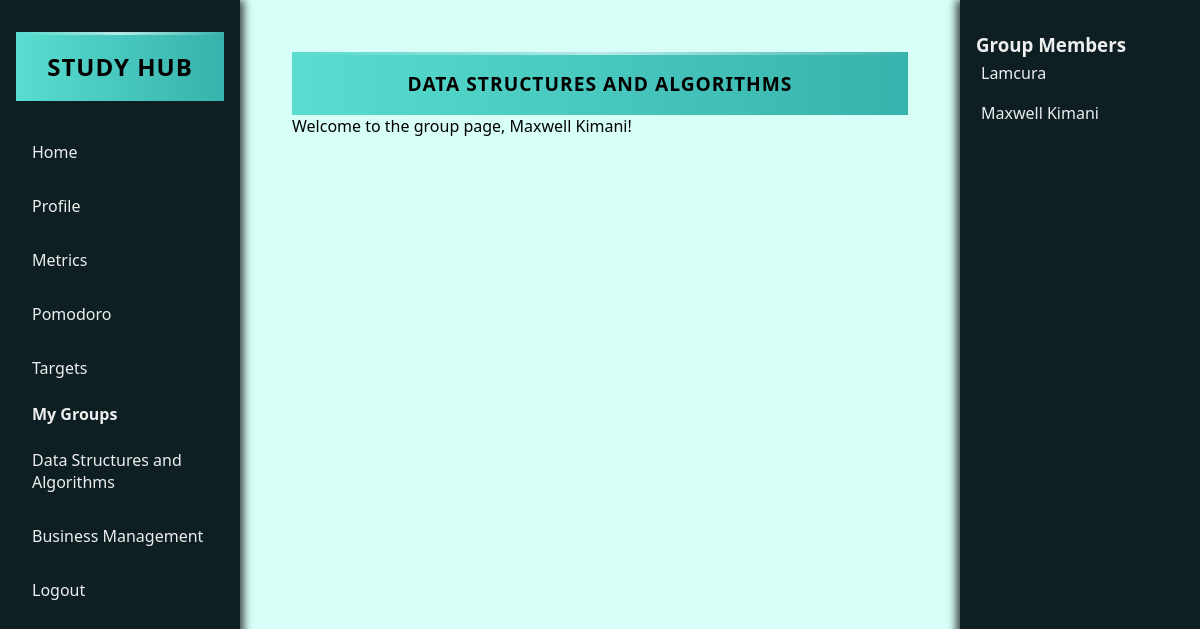
/php/groups/group.php?id=1 (signed in), run on the app's committed database.
### tables this page shows
CREATE TABLE `studygroups` (
  `groupID` int(11) NOT NULL,
  `name` varchar(100) NOT NULL,
  `category` varchar(100) DEFAULT NULL,
  `description` text DEFAULT NULL,
  `ImageURL` varchar(255) DEFAULT NULL,
  `createdAt` timestamp NOT NULL DEFAULT current_timestamp()
);

CREATE TABLE `users` (
  `UserID` int(11) NOT NULL,
  `StudentID` varchar(20) NOT NULL,
  `Name` varchar(100) NOT NULL,
  `Course` varchar(100) NOT NULL,
  `Email` varchar(100) NOT NULL,
  `PasswordHash` varchar(255) NOT NULL,
  `CreatedAt` timestamp NOT NULL DEFAULT current_timestamp()
);

### php/profiler.php (called while the page is built, shortened)
<?php
require 'connect.php';
$studentID = $_SESSION['studentID'];
$stmt = $conn->prepare("SELECT * FROM users WHERE StudentID = ?");
$stmt->bind_param("i", $studentID);
$stmt->execute();
$result = $stmt->get_result();
$user = $result->fetch_assoc();
?>

### php/groups/group.php (the view, shortened to what this page needs)
<?php
require '../connect.php';
require '../profiler.php';
$userId = $_SESSION['studentID'];
$groupId = intval($_GET['id']);
$group = $conn->prepare("SELECT Name FROM studygroups WHERE GroupID = ?");
$group->bind_param("i", $groupId);
$group->execute();
$nameResult = $group->get_result()->fetch_assoc();
$groupName = $nameResult['Name'];
$members = $conn->prepare("
  SELECT u.Name
  FROM users u
  JOIN groupmemberships gm ON u.StudentID = gm.UserID
  WHERE gm.GroupID = ?
");
$members->bind_param("i", $groupId);
$members->execute();
$memberResult = $members->get_result();
$groupQuery = $conn->prepare("
  SELECT sg.GroupID, sg.Name
  FROM studygroups sg
  JOIN groupmemberships gm ON sg.GroupID = gm.GroupID
  WHERE gm.UserID = ?
");
$groupQuery->bind_param("i", $userId);
$groupQuery->execute();
$groupsResult = $groupQuery->get_result();
$groups = $groupsResult->fetch_all(MYSQLI_ASSOC);
?>
<!DOCTYPE html>
<html>
<head>
  <link rel="stylesheet" href="/Study-Hub/css/App.css">
  <link rel="stylesheet" href="/Study-Hub/css/groups.css">
</head>
<body>
  <div class="container">
    <div class="sidebar">
      <h2>Study Hub</h2>
      <ul>
        <li><a href="/Study-Hub/User/home.php">Home</a></li>
        <li><a href="/Study-Hub/User/profile.php">Profile</a></li>
        <li><a href="/Study-Hub/Metrics/metrics.html">Metrics</a></li>
        <li><a href="/Study-Hub/User/pomodoro.html">Pomodoro</a></li>
        <li><a href="/Study-Hub/Metrics/targets.php">Targets</a></li>
        <li><strong style="margin-left: 1rem;">My Groups</strong></li>
        <?php foreach ($groups as $g): ?>
          <li>
            <a href="/Study-Hub/php/groups/group.php?id=<?= $g['GroupID'] ?>">
              <?= htmlspecialchars($g['Name']) ?>
            </a>
          </li>
        <?php endforeach; ?>
        <li><a href="/Study-Hub/php/logout.php">Logout</a></li>
      </ul>
    </div>
    <div class="main-content">
      <h2><?= htmlspecialchars($groupName) ?></h2>
      <p>Welcome to the group page, <?= htmlspecialchars($user['Name']) ?>!</p>
    </div>
    <div class="rightbar">
      <h3>Group Members</h3>
      <ul>
        <?php while ($row = $memberResult->fetch_assoc()): ?>
          <li><?= htmlspecialchars($row['Name']) ?></li>
        <?php endwhile; ?>
      </ul>
    </div>
  </div>
</body>
</html>

### css/App.css (style rules this page uses)
:root { --background-light: #e6f7ff; --background-card: #1a2e35; --color-text: #f0f8ff; --color-text-muted: #a8c0d0; --color-primary: #8ab4c9; --color-primary-light: #5a8da8; --color-accent: #4fd1c5; --color-accent-dark: #38b2ac; --color-button-bg: #0d1f23; --color-error: #ff6b6b; --color-success: #48bb78; --chat-bubble-tail: 8px; --transition-speed: 0.25s; }
body { font-family: 'Segoe UI', Tahoma, Geneva, Verdana, sans-serif; }
h2 { text-align: center; background: linear-gradient(90deg, var(--color-accent), var(--color-accent-dark)); color: #000; padding: 18px; margin: 0; font-weight: 700; letter-spacing: 1px; text-transform: uppercase; font-size: 1.2rem; position: relative; overflow: hidden; }
h2::after { content: ""; position: absolute; top: 0; left: 0; right: 0; height: 3px; background: linear-gradient(90deg, transparent, rgba(255,255,255,0.6), transparent); }

### css/groups.css (style rules this page uses)
:root { --background-light: #d7fff8; --background-card: #2d4a53; --background-card-hover-shadow: #5a636a/0.6; --background-card-shadow: #afb3b7/0.3; --color-text: #eee; --color-text-muted: #020202; --color-primary: #cfd4da; --color-primary-light: #69818d; --color-accent: #58ddd0; --color-button-bg: #0d1f23; --color-button-bg-disabled: #ff5555; --color-error: #ff7070; --color-login-bg: #222139; --color-close-btn: #fb0202; --color-close-btn-hover: #fff; }
* { margin: 0; padding: 0; box-sizing: border-box; }
body { font-family: 'Segoe UI', Tahoma, Geneva, Verdana, sans-serif; margin: auto; padding: 20px; background-color: var(--background-light); }
.sidebar { width: 240px; background: var(--color-button-bg); color: var(--color-text); height: 100vh; position: fixed; top: 0; left: 0; padding: 2rem 1rem; box-shadow: 4px 0 8px rgba(0, 0, 0, 0.7); z-index: 1000; }
.sidebar h2 { font-size: 1.5rem; margin-bottom: 2rem; text-align: center; }
.sidebar ul { list-style: none; padding: 0; }
.sidebar ul li { margin-bottom: 1rem; }
.sidebar ul li a { color: var(--color-text); text-decoration: none; display: block; padding: 0.5rem 1rem; border-radius: 5px; transition: background 0.2s ease; }
.container { display: flex; justify-content: space-between; min-height: 100vh; }
.rightbar { width: 240px; background: var(--color-button-bg); color: var(--color-text); padding: 2rem 1rem; box-shadow: -4px 0 8px rgba(0, 0, 0, 0.7); position: fixed; top: 0; right: 0; height: 100vh; z-index: 1000; }
.main-content { flex: 1; margin-left: 240px; margin-right: 240px; padding: 2rem; color: var(--color-text-muted); min-height: 100vh; }
.rightbar h3 { margin-top: 0; }
.rightbar ul { list-style-type: none; padding-left: 0; }
.rightbar li { margin-bottom: 0.5rem; padding: 5px; border-radius: 4px; }

### data on the page
studygroups: name "Data Structures and Algorithms", name "DATA STRUCTURES AND ALGORITHMS"
studygroups: name "Business Management"
users: Name "Maxwell Kimani"
users: Name "Lamcura"
